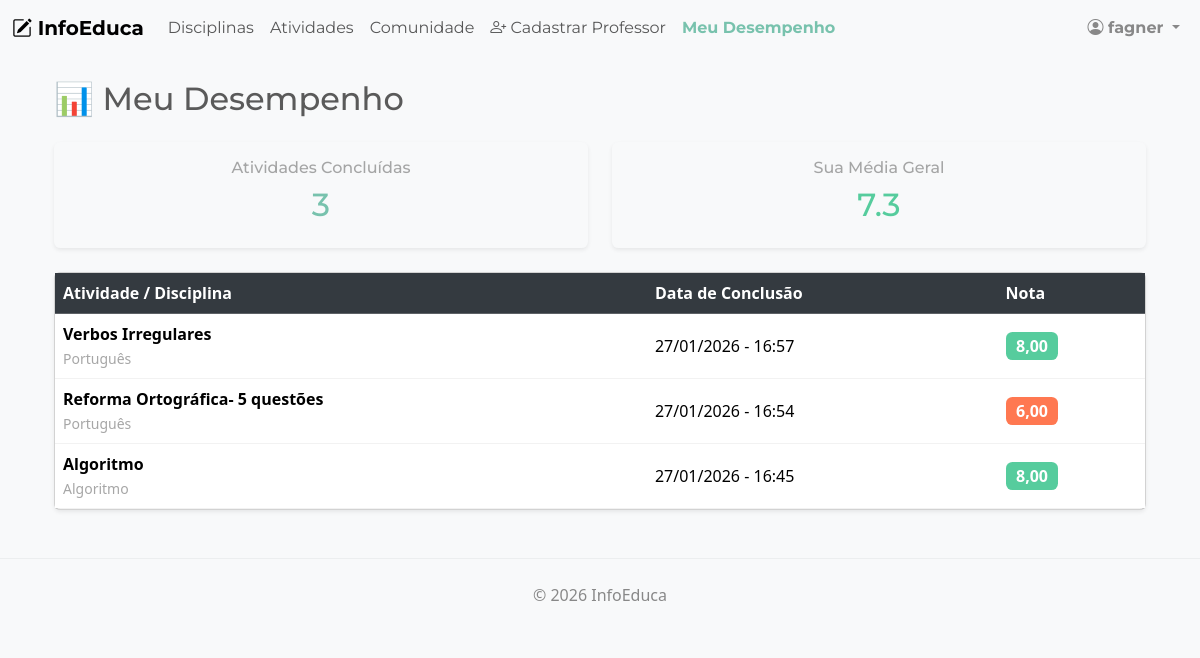
/progresso/ (signed in), run on the app's committed database.
### apps/progresso/models.py (models this page shows, shortened)
class Historico(models.Model):
    aluno = models.ForeignKey(User, on_delete=models.CASCADE, verbose_name="Estudante")
    atividade = models.ForeignKey(Atividade, on_delete=models.CASCADE)
    nota = models.DecimalField(max_digits=5, decimal_places=2, default=0.0)
    data_conclusao = models.DateTimeField(auto_now_add=True)
    completado = models.BooleanField(default=True)
    class Meta:
        verbose_name = "Histórico de Progresso"
        verbose_name_plural = "Histórico de Progresso"

### apps/atividades/models.py (models this page shows, shortened)
class Atividade(models.Model):
    TIPO_CHOICES = [
        ('material', 'Material de Estudo (PDF/Link)'),
        ('quiz', 'Quiz Interativo'),
    ]
    disciplina = models.ForeignKey(Disciplina, on_delete=models.CASCADE, related_name='atividades')
    titulo = models.CharField(max_length=200, verbose_name="Título")
    tipo = models.CharField(max_length=20, choices=TIPO_CHOICES, default='material')
    descricao = models.TextField(blank=True, verbose_name="Instruções ou Resumo")
    arquivo = models.FileField(upload_to='materiais/', null=True, blank=True, verbose_name="Arquivo PDF/Material")
    link_video = models.URLField(null=True, blank=True, verbose_name="Link de Vídeo Aula (YouTube)")
    class Meta:
        verbose_name = "Atividade"
        verbose_name_plural = "Atividades"

### apps/disciplinas/models.py (models this page shows, shortened)
class Disciplina(models.Model):
    nome = models.CharField(max_length=100, verbose_name="Nome da Disciplina")
    descricao = models.TextField(verbose_name="Descrição", blank=True)
    data_criacao = models.DateTimeField(auto_now_add=True, verbose_name="Criado em")
    class Meta:
        verbose_name = "Disciplina"
        verbose_name_plural = "Disciplinas"

### apps/progresso/views.py (the view)
# urls.py: path('', views.meu_progresso, name='meu_progresso'),
@login_required
def meu_progresso(request):
    meu_historico = Historico.objects.filter(aluno=request.user).order_by('-data_conclusao')
    total_atividades = meu_historico.count()
    media_notas = 0
    if total_atividades > 0:
        soma_notas = sum(item.nota for item in meu_historico)
        media_notas = soma_notas / total_atividades
    return render(request, 'progresso/meu_progresso.html', {
        'historico': meu_historico,
        'total': total_atividades,
        'media': media_notas,
    })

### templates/progresso/meu_progresso.html
{% extends "base.html" %}
{% block content %}
<div class="container mt-4">
    <h2 class="mb-4">📊 Meu Desempenho</h2>
    <div class="row mb-4">
        <div class="col-md-6">
            <div class="card bg-light border-0 shadow-sm p-3 text-center">
                <h6 class="text-muted">Atividades Concluídas</h6>
                <h2 class="text-primary">{{ total }}</h2>
            </div>
        </div>
        <div class="col-md-6">
            <div class="card bg-light border-0 shadow-sm p-3 text-center">
                <h6 class="text-muted">Sua Média Geral</h6>
                <h2 class="{% if media >= 7 %}text-success{% else %}text-warning{% endif %}">
                    {{ media|stringformat:".1f" }}
                </h2>
            </div>
        </div>
    </div>
    <div class="card shadow-sm">
        <div class="table-responsive">
            <table class="table table-hover align-middle mb-0">
                <thead class="table-dark">
                    <tr>
                        <th>Atividade / Disciplina</th>
                        <th>Data de Conclusão</th>
                        <th>Nota</th>
                    </tr>
                </thead>
                <tbody>
                    {% for item in historico %}
                    <tr>
                        <td>
                            <strong>{{ item.atividade.titulo }}</strong><br>
                            <small class="text-muted">{{ item.atividade.disciplina.nome }}</small>
                        </td>
                        <td>{{ item.data_conclusao|date:"d/m/Y - H:i" }}</td>
                        <td>
                            <span class="badge {% if item.nota >= 7 %}bg-success{% else %}bg-danger{% endif %} fs-6">
                                {{ item.nota }}
                            </span>
                        </td>
                    </tr>
                    {% empty %}
                    <tr>
                        <td colspan="3" class="text-center py-4">Você ainda não realizou nenhum quiz.</td>
                    </tr>
                    {% endfor %}
                </tbody>
            </table>
        </div>
    </div>
</div>
{% endblock %}

### templates/base.html (shortened to what this page needs)
{% load static %}
<!DOCTYPE html>
<html lang="pt-br">
<head>
    <link rel="stylesheet" href="https://cdn.jsdelivr.net/npm/bootswatch@5.3.2/dist/minty/bootstrap.min.css">
    <link rel="stylesheet" href="https://cdn.jsdelivr.net/npm/bootstrap-icons@1.11.1/font/bootstrap-icons.css">
    <link rel="stylesheet" href="{% static 'css/style.css' %}">
</head>
<body>
    <nav class="navbar navbar-expand-lg navbar-light bg-light">
        <div class="container-fluid">
            <a class="navbar-brand fw-bold" href="/" aria-label="Página inicial InfoEduca">
                <i class="bi bi-pencil-square" aria-hidden="true"></i> InfoEduca
            </a>
            <div class="collapse navbar-collapse" id="navbarNav">
                <ul class="navbar-nav me-auto">
                    <li class="nav-item"><a class="nav-link" href="{% url 'disciplinas:lista_disciplinas' %}">Disciplinas</a></li>
                    <li class="nav-item"><a class="nav-link" href="{% url 'atividades:atividades_home' %}">Atividades</a></li>
                    <li class="nav-item"><a class="nav-link" href="/comunidade/">Comunidade</a></li>
                    <li class="nav-item"><a class="nav-link" href="{% url 'professor:cadastrar_professor' %}"><i class="bi bi-person-plus"></i> Cadastrar Professor</a></li>
                    {% if user.is_authenticated %}
                        {% if user.is_staff %}
                            <li class="nav-item"><a class="nav-link fw-bold text-primary" href="/professores/">Painel do Professor</a></li>
                            {% if user.is_superuser %}
                                <li class="nav-item"><a class="nav-link fw-bold text-danger" href="/admin/"><i class="bi bi-gear-fill"></i> Admin Completo</a></li>
                            {% endif %}
                        {% else %}
                            <li class="nav-item"><a class="nav-link fw-bold text-primary" href="/progresso/">Meu Desempenho</a></li>
                        {% endif %}
                    {% endif %}
                </ul>
                <ul class="navbar-nav ms-auto">
                    {% if user.is_authenticated %}
                        <li class="nav-item dropdown">
                            <a class="nav-link dropdown-toggle fw-bold" href="#" id="userDropdown" role="button" data-bs-toggle="dropdown" aria-expanded="false" style="color: var(--cor-primaria) !important;">
                                <i class="bi bi-person-circle" aria-hidden="true"></i> {{ user.username }}
                            </a>
                        </li>
                    {% else %}
                        <li class="nav-item"><a class="nav-link" href="{% url 'login' %}">Entrar</a></li>
                        <li class="nav-item"><a class="nav-link btn btn-sm btn-outline-primary ms-lg-2" href="/registrar/">Criar Conta</a></li>
                    {% endif %}
                </ul>
            </div>
        </div>
    </nav>
    <main class="container mt-4">
        {% block content %}{% endblock %}
    </main>
    <footer class="bg-light text-center py-4 mt-5 border-top">
        <div class="container">
            <p class="mb-0">&copy; 2026 InfoEduca</p>
        </div>
    </footer>
</body>
</html>

### static/css/style.css (style rules this page uses)
body { background-color: #f8f9fa; }

### data on the page
Historico: atividade.titulo "Verbos Irregulares", atividade.disciplina.nome "Português", data_conclusao "27/01/2026 - 16:57", nota "8,00"
Historico: atividade.titulo "Reforma Ortográfica- 5 questões", atividade.disciplina.nome "Português", data_conclusao "27/01/2026 - 16:54", nota "6,00"
Historico: atividade.titulo "Algoritmo", atividade.disciplina.nome "Algoritmo", data_conclusao "27/01/2026 - 16:45", nota "8,00"

### other printed values
{{ user.username }} "fagner"
{{ total }} "3"
{{ media|stringformat:".1f" }} "7.3"
